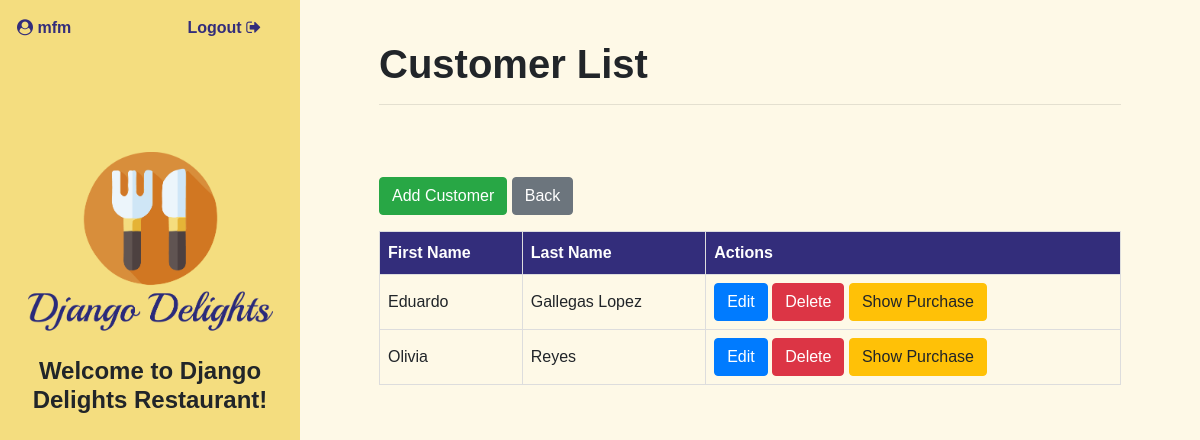
The app's page /customer/list (signed in) with its own data.
### delights/models.py (models this page shows, shortened)
class Customer(models.Model):
    first_name = models.CharField(max_length=50)
    last_name = models.CharField(max_length=50)

### delights/views.py (the view)
# urls.py: path('customer/list', views.CustomerList.as_view(), name="customerlist"),
class CustomerList(LoginRequiredMixin, ListView):
   model = Customer

### delights/templates/delights/customer_list.html (shortened to what this page needs)
{% extends './base.html' %}
{% block content %}
<div class="row" data-aos="fade-down"  data-aos-duration="900">
  <div class="col-sm-12 my-2 pt-3">
      <h1 class="module_title">Customer List</h1>
      <hr>
  </div>
  <div class="col-sm-12 mt-5">
    <div class="mb-3">
      <a href="{% url 'customercreate' %}"><button class="btn btn-success">Add Customer</button></a>
      <a href="{% url 'home' %}"><button class="btn btn-secondary">Back</button></a>
    </div>
    <div>
      <table id="menu">
        <tr>
          <th>First Name</th>
          <th>Last Name</th>
          <th>Actions </th>
        </tr>
        {% for c in customer_list|dictsort:"first_name"|dictsort:"last_name" %}
        <tr>
        <tr>
            <td>{{ c.first_name }}</td>
            <td>{{ c.last_name }}</td>
            <td>
              <a href="{% url 'customerupdate' c.id %}"><button class="btn btn-primary">Edit</button></a>
              <a href="{% url 'customerdelete' c.id %}"><button class="btn btn-danger">Delete</button></a>
              <a href="{% url 'purchaselistcustomer' c.id %}"><button class="btn btn-warning">Show Purchase</button></a>
            </td>
        </tr>
        {% endfor %}
      </table>
      </div>
  </div>
</div>
{% endblock %}

### delights/templates/delights/base.html (shortened to what this page needs)
{% load static %}
<head>
    <link rel="stylesheet" href="https://stackpath.bootstrapcdn.com/bootstrap/4.2.1/css/bootstrap.min.css">
    <link href="https://stackpath.bootstrapcdn.com/font-awesome/4.7.0/css/font-awesome.min.css" rel="stylesheet">
    <link rel="stylesheet" href="https://cdnjs.cloudflare.com/ajax/libs/tempusdominus-bootstrap-4/5.1.2/css/tempusdominus-bootstrap-4.min.css" />
    <link rel="stylesheet" type="text/css" href="https://cdn.datatables.net/1.11.5/css/jquery.dataTables.css">
    <link href="https://unpkg.com/aos@2.3.1/dist/aos.css" rel="stylesheet">
    <link rel="stylesheet" href="{% static 'delights/css/style.css' %}">
    </head>
    <body>
    <div class="container-fluid">
        <div class="row">
            <div class="col-sm-12 col-md-3 aside-style">
                <div class="row logo-section">
                    <div class="row user_seccion" data-aos="fade"  data-aos-duration="900">
                        {% if user.is_authenticated %}
                        <div class="col-sm-6 text-left"><span class="user_style  ml-2"><i class="fa fa-user-circle"></i> {{ user }}</span></div>
                        <div class="col-sm-6 text-right"><span class="logout"><a href="{% url 'logout' %}">Logout  <i class="fa fa-sign-out"></i></a></span></div>
                        {% else%}
                        <div class="col-sm-6 text-left"><span class="hidden_var  ml-2">xx</span></div>
                        <div class="col-sm-6 text-right"><span class="hidden_var">xx</span></div>
                        {% endif %}
                    </div>
                    <div class="title_seccion">
                        <div class="col-12 d-flex justify-content-center">
                            <a href="{% url 'home' %}"><img class="logo" src="{% static 'delights/img/logodd.png' %}" alt="logo"></a>
                        </div>
                        <div class="col-12 d-flex justify-content-center mt-4">
                                <h4 class="module_title text-center">Welcome to Django Delights Restaurant!</h4>
                        </div>
                    </div>
                </div>
            </div>
            <div class="col-sm-12 col-md-9 main-style">
                <div class="container">
                    {% block content %}
                    {% endblock %}
                </div>
            </div>
        </div>
    </div>
    </body>

### delights/static/delights/css/style.css (style rules this page uses)
* { font-family: 'Lucida Sans', 'Lucida Sans Regular', 'Lucida Grande', 'Lucida Sans Unicode', Geneva, Verdana, sans-serif; font-style: normal; padding: 0; margin: 0; }
body { min-height: 100vh; }
.aside-style { padding: 0 1.5rem!important; background-color: #F4DD7F !important; display: flex; flex-direction: column; margin: 0; min-height: 100vh !important; }
.logo-section { padding: 1rem 0rem!important; }
.logo { max-width: 245px; min-width: 100px; }
.logout a, .user_style { font-weight: bold; color: #332D7B!important; }
.logout a:link, .logout a:active { text-decoration: none!important; }
.user_seccion { width:100%!important; margin-bottom: 1rem; text-align: right !important; }
.title_seccion { padding-top: 6em; }
.main-style { padding: 1rem 4rem!important; background-color: #fef9e7; }
.module_title { font-weight: bold; }
table { border-collapse: collapse; width: 100%; }
td, th { border: 1px solid #ddd; padding: 8px; }
tr:nth-child(even) { background-color: #f2f2f2; }
th { padding-top: 12px; padding-bottom: 12px; text-align: left; background-color: #332D7B; color: white; font-weight: bold!important; }

### records on screen
Customer: first_name "Eduardo", last_name "Gallegas Lopez"
Customer: first_name "Olivia", last_name "Reyes"

### other values on screen
{{ user }} "mfm"
